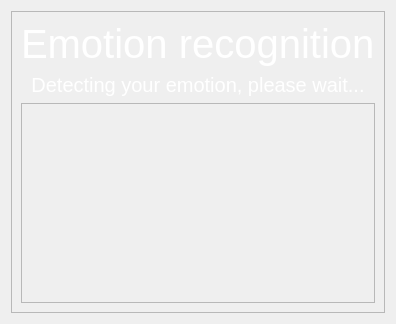
            <widget class="QWidget" name="page_emotion_recognition_loading">
             <layout class="QVBoxLayout" name="verticalLayout_12">
              <item>
               <widget class="QFrame" name="frame_emotion_recognition_loading">
                <property name="frameShape">
                 <enum>QFrame::StyledPanel</enum>
                </property>
                <property name="frameShadow">
                 <enum>QFrame::Raised</enum>
                </property>
                <layout class="QVBoxLayout" name="verticalLayout_8">
                 <item>
                  <widget class="QLabel" name="label_emotion_recognition_loading">
                   <property name="font">
                    <font>
                     <pointsize>30</pointsize>
                    </font>
                   </property>
                   <property name="styleSheet">
                    <string notr="true">color: #FFF;</string>
                   </property>
                   <property name="text">
                    <string>Emotion recognition</string>
                   </property>
                  </widget>
                 </item>
                 <item>
                  <widget class="QLabel" name="label_emotion_recognition_info_loading">
                   <property name="font">
                    <font>
                     <pointsize>15</pointsize>
                    </font>
                   </property>
                   <property name="styleSheet">
                    <string notr="true">color: #FFF;</string>
                   </property>
                   <property name="text">
                    <string>Detecting your emotion, please wait...</string>
                   </property>
                   <property name="alignment">
                    <set>Qt::AlignCenter</set>
                   </property>
                   <property name="wordWrap">
                    <bool>true</bool>
                   </property>
                  </widget>
                 </item>
                 <item>
                  <widget class="QFrame" name="frame_emotion_recognition_loading_orb">
                   <property name="minimumSize">
                    <size>
                     <width>0</width>
                     <height>200</height>
                    </size>
                   </property>
                   <property name="frameShape">
                    <enum>QFrame::StyledPanel</enum>
                   </property>
                   <property name="frameShadow">
                    <enum>QFrame::Raised</enum>
                   </property>
                  </widget>
                 </item>
                </layout>
               </widget>
              </item>
             </layout>
            </widget>
